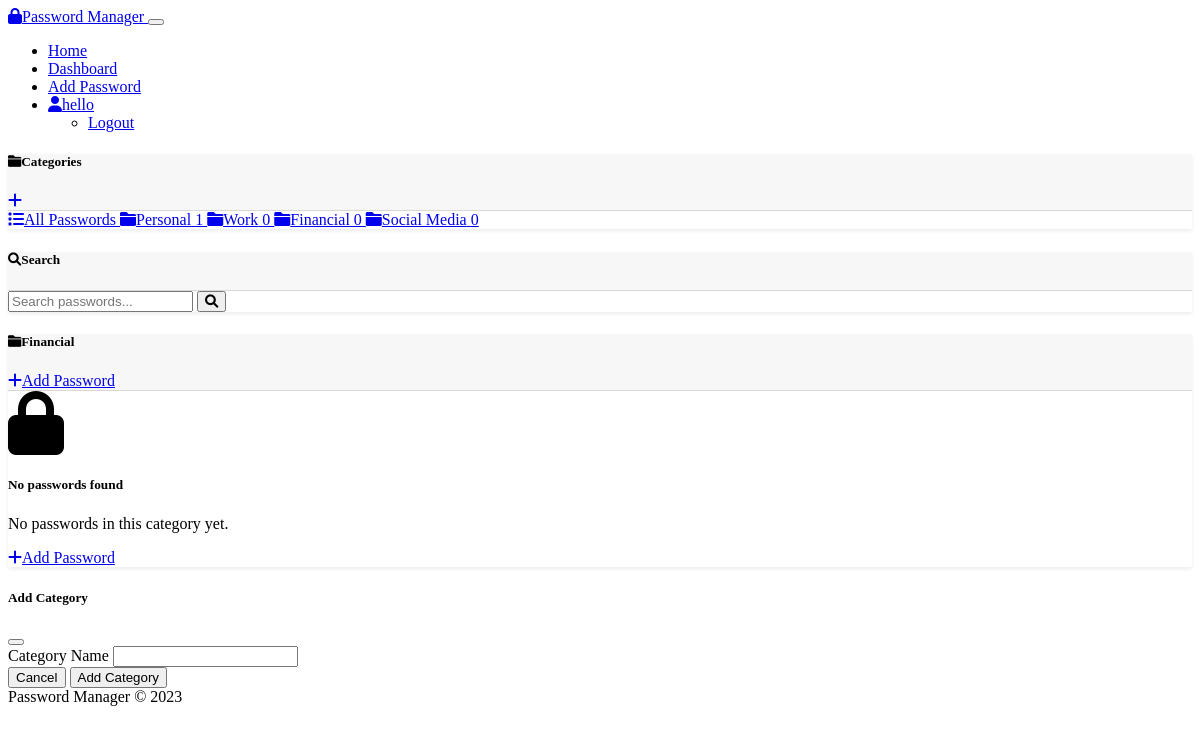
The page /category/3 (signed in) on the database its author committed.
### models.py (models this page shows, shortened)
class User(UserMixin, db.Model):
    id = db.Column(db.Integer, primary_key=True)
    username = db.Column(db.String(64), unique=True, nullable=False)
    email = db.Column(db.String(120), unique=True, nullable=False)
    password_hash = db.Column(db.String(256), nullable=False)
    created_at = db.Column(db.DateTime, default=datetime.utcnow)
    passwords = db.relationship('Password', backref='owner', lazy=True, cascade="all, delete-orphan")

class Category(db.Model):
    id = db.Column(db.Integer, primary_key=True)
    name = db.Column(db.String(50), nullable=False)
    user_id = db.Column(db.Integer, db.ForeignKey('user.id'), nullable=False)
    passwords = db.relationship('Password', backref='category', lazy=True)

### routes.py (the view)
@app.route('/category/<int:category_id>')
@login_required
def filter_by_category(category_id):
    category = Category.query.get_or_404(category_id)
    if category.user_id != current_user.id:
        abort(403)
    passwords = Password.query.filter_by(user_id=current_user.id, category_id=category_id).all()
    categories = Category.query.filter_by(user_id=current_user.id).all()
    search_form = SearchForm()
    return render_template('dashboard.html', title=f'Category: {category.name}',
                           passwords=passwords, categories=categories,
                           current_category=category, search_form=search_form)

### forms.py
class SearchForm(FlaskForm):
    query = StringField('Search', validators=[DataRequired()])
    submit = SubmitField('Search')

### app.py (called while the page is built)
@login_manager.user_loader
def load_user(user_id):
    return User.query.get(int(user_id))

### templates/dashboard.html (shortened to what this page needs)
{% extends "layout.html" %}
{% block content %}
<div class="row">
    <div class="col-md-3 mb-4">
        <div class="card shadow-sm">
            <div class="card-header d-flex justify-content-between align-items-center">
                <h5 class="mb-0"><i class="fas fa-folder me-2"></i>Categories</h5>
                <a href="#" data-bs-toggle="modal" data-bs-target="#addCategoryModal" class="btn btn-sm btn-outline-primary">
                    <i class="fas fa-plus"></i>
                </a>
            </div>
            <div class="list-group list-group-flush">
                <a href="{{ url_for('dashboard') }}" class="list-group-item list-group-item-action
                   {% if not current_category %}active{% endif %}">
                    <i class="fas fa-list me-2"></i>All Passwords
                </a>
                {% for category in categories %}
                <a href="{{ url_for('filter_by_category', category_id=category.id) }}"
                   class="list-group-item list-group-item-action d-flex justify-content-between align-items-center
                   {% if current_category and current_category.id == category.id %}active{% endif %}">
                    <span><i class="fas fa-folder me-2"></i>{{ category.name }}</span>
                    <span class="badge bg-primary rounded-pill">
                        {{ category.passwords|length }}
                    </span>
                </a>
                {% endfor %}
            </div>
        </div>
        <div class="card shadow-sm mt-4">
            <div class="card-header">
                <h5 class="mb-0"><i class="fas fa-search me-2"></i>Search</h5>
            </div>
            <div class="card-body">
                <form method="POST" action="{{ url_for('search') }}">
                    <div class="input-group">
                        {{ search_form.query(class="form-control", placeholder="Search passwords...") }}
                        <button class="btn btn-outline-primary" type="submit">
                            <i class="fas fa-search"></i>
                        </button>
                    </div>
                </form>
            </div>
        </div>
    </div>
    <div class="col-md-9">
        <div class="card shadow-sm">
            <div class="card-header d-flex justify-content-between align-items-center">
                <h5 class="mb-0">
                    {% if current_category %}
                        <i class="fas fa-folder me-2"></i>{{ current_category.name }}
                    {% else %}
                        <i class="fas fa-key me-2"></i>All Passwords
                    {% endif %}
                </h5>
                <a href="{{ url_for('add_password') }}" class="btn btn-primary">
                    <i class="fas fa-plus me-1"></i>Add Password
                </a>
            </div>
            <div class="card-body">
                {% if passwords %}
                    <div class="table-responsive">
                        <table class="table table-hover">
                            <thead>
                                <tr>
                                    <th>Title</th>
                                    <th>Username</th>
                                    <th>Website</th>
                                    <th>Category</th>
                                    <th>Actions</th>
                                </tr>
                            </thead>
                            <tbody>
                                {% for password in passwords %}
                                <tr>
                                    <td>{{ password.title }}</td>
                                    <td>{{ password.username }}</td>
                                    <td>
                                        {% if password.website %}
                                            <a href="{{ password.website }}" target="_blank" rel="noopener noreferrer">
                                                {{ password.website|truncate(30) }}
                                            </a>
                                        {% else %}
                                            <span class="text-muted">N/A</span>
                                        {% endif %}
                                    </td>
                                    <td>
                                        {% if password.category %}
                                            <span class="badge bg-primary">{{ password.category.name }}</span>
                                        {% else %}
                                            <span class="badge bg-secondary">No Category</span>
                                        {% endif %}
                                    </td>
                                    <td>
                                        <div class="btn-group" role="group">
                                            <a href="{{ url_for('view_password', password_id=password.id) }}" class="btn btn-sm btn-outline-primary">
                                                <i class="fas fa-eye"></i>
                                            </a>
                                            <a href="{{ url_for('edit_password', password_id=password.id) }}" class="btn btn-sm btn-outline-secondary">
                                                <i class="fas fa-edit"></i>
                                            </a>
                                            <button type="button" class="btn btn-sm btn-outline-danger"
                                                    data-bs-toggle="modal" data-bs-target="#deleteModal{{ password.id }}">
                                                <i class="fas fa-trash"></i>
                                            </button>
                                        </div>
                                        <div class="modal fade" id="deleteModal{{ password.id }}" tabindex="-1" aria-labelledby="deleteModalLabel{{ password.id }}" aria-hidden="true">
                                            <div class="modal-dialog">
                                                <div class="modal-content">
                                                    <div class="modal-header">
                                                        <h5 class="modal-title" id="deleteModalLabel{{ password.id }}">Confirm Delete</h5>
                                                        <button type="button" class="btn-close" data-bs-dismiss="modal" aria-label="Close"></button>
                                                    </div>
                                                    <div class="modal-body">
                                                        Are you sure you want to delete <strong>{{ password.title }}</strong>?
                                                    </div>
                                                    <div class="modal-footer">
                                                        <button type="button" class="btn btn-secondary" data-bs-dismiss="modal">Cancel</button>
                                                        <form action="{{ url_for('delete_password', password_id=password.id) }}" method="POST">
                                                            <button type="submit" class="btn btn-danger">Delete</button>
                                                        </form>
                                                    </div>
                                                </div>
                                            </div>
                                        </div>
                                    </td>
                                </tr>
                                {% endfor %}
                            </tbody>
                        </table>
                    </div>
                {% else %}
                    <div class="text-center py-5">
                        <i class="fas fa-lock fa-4x text-muted mb-3"></i>
                        <h5>No passwords found</h5>
                        <p class="text-muted">
                            {% if current_category %}
                                No passwords in this category yet.
                            {% else %}
                                You haven't added any passwords yet.
                            {% endif %}
                        </p>
                        <a href="{{ url_for('add_password') }}" class="btn btn-primary mt-2">
                            <i class="fas fa-plus me-1"></i>Add Password
                        </a>
                    </div>
                {% endif %}
            </div>
        </div>
    </div>
</div>
<div class="modal fade" id="addCategoryModal" tabindex="-1" aria-labelledby="addCategoryModalLabel" aria-hidden="true">
    <div class="modal-dialog">
        <div class="modal-content">
            <div class="modal-header">
                <h5 class="modal-title" id="addCategoryModalLabel">Add Category</h5>
                <button type="button" class="btn-close" data-bs-dismiss="modal" aria-label="Close"></button>
            </div>
            <form action="{{ url_for('add_category') }}" method="POST">
                <div class="modal-body">
                    <div class="mb-3">
                        <label for="categoryName" class="form-label">Category Name</label>
                        <input type="text" class="form-control" id="categoryName" name="name" required>
                    </div>
                </div>
                <div class="modal-footer">
                    <button type="button" class="btn btn-secondary" data-bs-dismiss="modal">Cancel</button>
                    <button type="submit" class="btn btn-primary">Add Category</button>
                </div>
            </form>
        </div>
    </div>
</div>
{% endblock %}

### templates/layout.html (shortened to what this page needs)
<!DOCTYPE html>
<html lang="en" data-bs-theme="dark">
<head>
    <link rel="stylesheet" href="https://cdn.replit.com/agent/bootstrap-agent-dark-theme.min.css">
    <link rel="stylesheet" href="https://cdnjs.cloudflare.com/ajax/libs/font-awesome/6.0.0/css/all.min.css">
    <link rel="stylesheet" href="{{ url_for('static', filename='css/style.css') }}">
</head>
<body>
    <nav class="navbar navbar-expand-lg navbar-dark bg-dark mb-4">
        <div class="container">
            <a class="navbar-brand" href="{{ url_for('home') }}">
                <i class="fas fa-lock me-2"></i>Password Manager
            </a>
            <button class="navbar-toggler" type="button" data-bs-toggle="collapse" data-bs-target="#navbarNav"
                    aria-controls="navbarNav" aria-expanded="false" aria-label="Toggle navigation">
            </button>
            <div class="collapse navbar-collapse" id="navbarNav">
                <ul class="navbar-nav ms-auto">
                    <li class="nav-item">
                        <a class="nav-link" href="{{ url_for('home') }}">Home</a>
                    </li>
                    {% if current_user.is_authenticated %}
                        <li class="nav-item">
                            <a class="nav-link" href="{{ url_for('dashboard') }}">Dashboard</a>
                        </li>
                        <li class="nav-item">
                            <a class="nav-link" href="{{ url_for('add_password') }}">Add Password</a>
                        </li>
                        <li class="nav-item dropdown">
                            <a class="nav-link dropdown-toggle" href="#" id="navbarDropdown" role="button"
                               data-bs-toggle="dropdown" aria-expanded="false">
                                <i class="fas fa-user me-1"></i>{{ current_user.username }}
                            </a>
                            <ul class="dropdown-menu" aria-labelledby="navbarDropdown">
                                <li><a class="dropdown-item" href="{{ url_for('logout') }}">Logout</a></li>
                            </ul>
                        </li>
                    {% endif %}
                </ul>
            </div>
        </div>
    </nav>
    <main class="container py-3">
        {% block content %}{% endblock %}
    </main>
    <footer class="footer mt-auto py-3 bg-dark">
        <div class="container text-center">
            <span class="text-muted">Password Manager © 2023</span>
        </div>
    </footer>
</body>
</html>

### static/css/style.css (style rules this page uses)
.card { border: none; box-shadow: 0 0.125rem 0.25rem rgba(0, 0, 0, 0.075); transition: all 0.3s ease; }
.card-header { border-bottom: 1px solid rgba(0, 0, 0, 0.125); background-color: rgba(0, 0, 0, 0.03); }

### rows shown on the page
User: username "hello"
Category: name "Personal", passwords|length "1"
Category: name "Work", passwords|length "0"
Category: name "Financial", passwords|length "0"
Category: name "Social Media", passwords|length "0"
